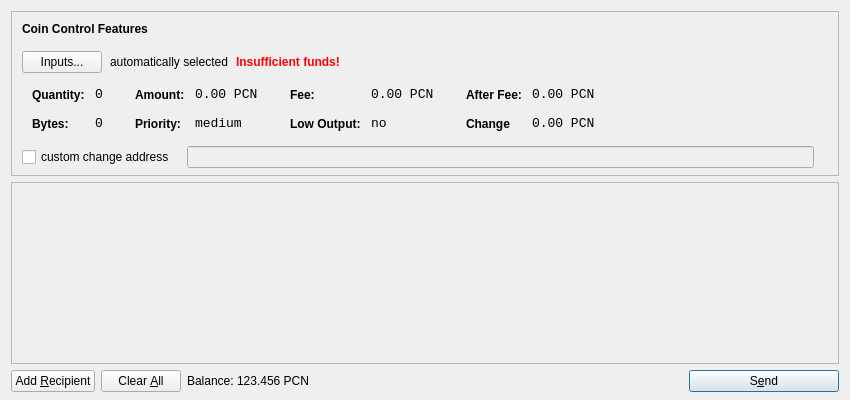
<?xml version="1.0" encoding="UTF-8"?>
<ui version="4.0">
 <class>SendCoinsDialog</class>
 <widget class="QDialog" name="SendCoinsDialog">
  <property name="geometry">
   <rect>
    <x>0</x>
    <y>0</y>
    <width>850</width>
    <height>400</height>
   </rect>
  </property>
  <property name="windowTitle">
   <string>Send Coins</string>
  </property>
  <property name="styleSheet">
   <string notr="true">background-image: url(:/images/2b);</string>
  </property>
  <layout class="QVBoxLayout" name="verticalLayout" stretch="0,1,0">
   <property name="bottomMargin">
    <number>8</number>
   </property>
   <item>
    <widget class="QFrame" name="frameCoinControl">
     <property name="sizePolicy">
      <sizepolicy hsizetype="Expanding" vsizetype="Expanding">
       <horstretch>0</horstretch>
       <verstretch>0</verstretch>
      </sizepolicy>
     </property>
     <property name="maximumSize">
      <size>
       <width>16777215</width>
       <height>16777215</height>
      </size>
     </property>
     <property name="frameShape">
      <enum>QFrame::StyledPanel</enum>
     </property>
     <property name="frameShadow">
      <enum>QFrame::Sunken</enum>
     </property>
     <layout class="QVBoxLayout" name="verticalLayoutCoinControl2">
      <property name="spacing">
       <number>6</number>
      </property>
      <property name="leftMargin">
       <number>0</number>
      </property>
      <property name="topMargin">
       <number>0</number>
      </property>
      <property name="rightMargin">
       <number>0</number>
      </property>
      <property name="bottomMargin">
       <number>6</number>
      </property>
      <item>
       <layout class="QVBoxLayout" name="verticalLayoutCoinControl" stretch="0,0,0,0,1">
        <property name="spacing">
         <number>0</number>
        </property>
        <property name="leftMargin">
         <number>10</number>
        </property>
        <property name="topMargin">
         <number>10</number>
        </property>
        <item>
         <layout class="QHBoxLayout" name="horizontalLayoutCoinControl1">
          <property name="bottomMargin">
           <number>15</number>
          </property>
          <item>
           <widget class="QLabel" name="labelCoinControlFeatures">
            <property name="sizePolicy">
             <sizepolicy hsizetype="Preferred" vsizetype="Maximum">
              <horstretch>0</horstretch>
              <verstretch>0</verstretch>
             </sizepolicy>
            </property>
            <property name="font">
             <font>
              <weight>75</weight>
              <bold>true</bold>
             </font>
            </property>
            <property name="styleSheet">
             <string notr="true">font-weight:bold;</string>
            </property>
            <property name="text">
             <string>Coin Control Features</string>
            </property>
           </widget>
          </item>
         </layout>
        </item>
        <item>
         <layout class="QHBoxLayout" name="horizontalLayoutCoinControl2" stretch="0,0,0,0">
          <property name="spacing">
           <number>8</number>
          </property>
          <property name="bottomMargin">
           <number>10</number>
          </property>
          <item>
           <widget class="QPushButton" name="pushButtonCoinControl">
            <property name="styleSheet">
             <string notr="true"/>
            </property>
            <property name="text">
             <string>Inputs...</string>
            </property>
           </widget>
          </item>
          <item>
           <widget class="QLabel" name="labelCoinControlAutomaticallySelected">
            <property name="text">
             <string>automatically selected</string>
            </property>
            <property name="margin">
             <number>5</number>
            </property>
           </widget>
          </item>
          <item>
           <widget class="QLabel" name="labelCoinControlInsuffFunds">
            <property name="font">
             <font>
              <weight>75</weight>
              <bold>true</bold>
             </font>
            </property>
            <property name="styleSheet">
             <string notr="true">color:red;font-weight:bold;</string>
            </property>
            <property name="text">
             <string>Insufficient funds!</string>
            </property>
            <property name="margin">
             <number>5</number>
            </property>
           </widget>
          </item>
          <item>
           <spacer name="horizontalSpacerCoinControl">
            <property name="orientation">
             <enum>Qt::Horizontal</enum>
            </property>
            <property name="sizeHint" stdset="0">
             <size>
              <width>40</width>
              <height>1</height>
             </size>
            </property>
           </spacer>
          </item>
         </layout>
        </item>
        <item>
         <widget class="QWidget" name="widgetCoinControl" native="true">
          <property name="sizePolicy">
           <sizepolicy hsizetype="Preferred" vsizetype="Preferred">
            <horstretch>0</horstretch>
            <verstretch>0</verstretch>
           </sizepolicy>
          </property>
          <property name="minimumSize">
           <size>
            <width>0</width>
            <height>0</height>
           </size>
          </property>
          <property name="styleSheet">
           <string notr="true"/>
          </property>
          <layout class="QHBoxLayout" name="horizontalLayoutCoinControl5">
           <property name="leftMargin">
            <number>0</number>
           </property>
           <property name="topMargin">
            <number>0</number>
           </property>
           <property name="rightMargin">
            <number>0</number>
           </property>
           <property name="bottomMargin">
            <number>0</number>
           </property>
           <item>
            <layout class="QHBoxLayout" name="horizontalLayoutCoinControl3" stretch="0,0,0,1">
             <property name="spacing">
              <number>20</number>
             </property>
             <property name="topMargin">
              <number>0</number>
             </property>
             <property name="bottomMargin">
              <number>10</number>
             </property>
             <item>
              <layout class="QFormLayout" name="formLayoutCoinControl1">
               <property name="horizontalSpacing">
                <number>10</number>
               </property>
               <property name="verticalSpacing">
                <number>14</number>
               </property>
               <property name="leftMargin">
                <number>10</number>
               </property>
               <property name="topMargin">
                <number>4</number>
               </property>
               <property name="rightMargin">
                <number>6</number>
               </property>
               <item row="0" column="0">
                <widget class="QLabel" name="labelCoinControlQuantityText">
                 <property name="styleSheet">
                  <string notr="true">font-weight:bold;</string>
                 </property>
                 <property name="text">
                  <string>Quantity:</string>
                 </property>
                 <property name="margin">
                  <number>0</number>
                 </property>
                </widget>
               </item>
               <item row="0" column="1">
                <widget class="QLabel" name="labelCoinControlQuantity">
                 <property name="font">
                  <font>
                   <family>Monospace</family>
                   <pointsize>10</pointsize>
                  </font>
                 </property>
                 <property name="cursor">
                  <cursorShape>IBeamCursor</cursorShape>
                 </property>
                 <property name="contextMenuPolicy">
                  <enum>Qt::ActionsContextMenu</enum>
                 </property>
                 <property name="text">
                  <string>0</string>
                 </property>
                 <property name="margin">
                  <number>0</number>
                 </property>
                 <property name="textInteractionFlags">
                  <set>Qt::LinksAccessibleByMouse|Qt::TextSelectableByKeyboard|Qt::TextSelectableByMouse</set>
                 </property>
                </widget>
               </item>
               <item row="1" column="0">
                <widget class="QLabel" name="labelCoinControlBytesText">
                 <property name="styleSheet">
                  <string notr="true">font-weight:bold;</string>
                 </property>
                 <property name="text">
                  <string>Bytes:</string>
                 </property>
                </widget>
               </item>
               <item row="1" column="1">
                <widget class="QLabel" name="labelCoinControlBytes">
                 <property name="font">
                  <font>
                   <family>Monospace</family>
                   <pointsize>10</pointsize>
                  </font>
                 </property>
                 <property name="cursor">
                  <cursorShape>IBeamCursor</cursorShape>
                 </property>
                 <property name="contextMenuPolicy">
                  <enum>Qt::ActionsContextMenu</enum>
                 </property>
                 <property name="text">
                  <string>0</string>
                 </property>
                 <property name="textInteractionFlags">
                  <set>Qt::LinksAccessibleByMouse|Qt::TextSelectableByKeyboard|Qt::TextSelectableByMouse</set>
                 </property>
                </widget>
               </item>
              </layout>
             </item>
             <item>
              <layout class="QFormLayout" name="formLayoutCoinControl2">
               <property name="horizontalSpacing">
                <number>10</number>
               </property>
               <property name="verticalSpacing">
                <number>14</number>
               </property>
               <property name="leftMargin">
                <number>6</number>
               </property>
               <property name="topMargin">
                <number>4</number>
               </property>
               <property name="rightMargin">
                <number>6</number>
               </property>
               <item row="0" column="0">
                <widget class="QLabel" name="labelCoinControlAmountText">
                 <property name="styleSheet">
                  <string notr="true">font-weight:bold;</string>
                 </property>
                 <property name="text">
                  <string>Amount:</string>
                 </property>
                 <property name="margin">
                  <number>0</number>
                 </property>
                </widget>
               </item>
               <item row="0" column="1">
                <widget class="QLabel" name="labelCoinControlAmount">
                 <property name="font">
                  <font>
                   <family>Monospace</family>
                   <pointsize>10</pointsize>
                  </font>
                 </property>
                 <property name="cursor">
                  <cursorShape>IBeamCursor</cursorShape>
                 </property>
                 <property name="contextMenuPolicy">
                  <enum>Qt::ActionsContextMenu</enum>
                 </property>
                 <property name="text">
                  <string>0.00 PCN</string>
                 </property>
                 <property name="textInteractionFlags">
                  <set>Qt::LinksAccessibleByMouse|Qt::TextSelectableByKeyboard|Qt::TextSelectableByMouse</set>
                 </property>
                </widget>
               </item>
               <item row="1" column="0">
                <widget class="QLabel" name="labelCoinControlPriorityText">
                 <property name="styleSheet">
                  <string notr="true">font-weight:bold;</string>
                 </property>
                 <property name="text">
                  <string>Priority:</string>
                 </property>
                </widget>
               </item>
               <item row="1" column="1">
                <widget class="QLabel" name="labelCoinControlPriority">
                 <property name="font">
                  <font>
                   <family>Monospace</family>
                   <pointsize>10</pointsize>
                  </font>
                 </property>
                 <property name="cursor">
                  <cursorShape>IBeamCursor</cursorShape>
                 </property>
                 <property name="contextMenuPolicy">
                  <enum>Qt::ActionsContextMenu</enum>
                 </property>
                 <property name="text">
                  <string>medium</string>
                 </property>
                 <property name="textInteractionFlags">
                  <set>Qt::LinksAccessibleByMouse|Qt::TextSelectableByKeyboard|Qt::TextSelectableByMouse</set>
                 </property>
                </widget>
               </item>
              </layout>
             </item>
             <item>
              <layout class="QFormLayout" name="formLayoutCoinControl3">
               <property name="horizontalSpacing">
                <number>10</number>
               </property>
               <property name="verticalSpacing">
                <number>14</number>
               </property>
               <property name="leftMargin">
                <number>6</number>
               </property>
               <property name="topMargin">
                <number>4</number>
               </property>
               <property name="rightMargin">
                <number>6</number>
               </property>
               <item row="0" column="0">
                <widget class="QLabel" name="labelCoinControlFeeText">
                 <property name="styleSheet">
                  <string notr="true">font-weight:bold;</string>
                 </property>
                 <property name="text">
                  <string>Fee:</string>
                 </property>
                 <property name="margin">
                  <number>0</number>
                 </property>
                </widget>
               </item>
               <item row="0" column="1">
                <widget class="QLabel" name="labelCoinControlFee">
                 <property name="font">
                  <font>
                   <family>Monospace</family>
                   <pointsize>10</pointsize>
                  </font>
                 </property>
                 <property name="cursor">
                  <cursorShape>IBeamCursor</cursorShape>
                 </property>
                 <property name="contextMenuPolicy">
                  <enum>Qt::ActionsContextMenu</enum>
                 </property>
                 <property name="text">
                  <string>0.00 PCN</string>
                 </property>
                 <property name="textInteractionFlags">
                  <set>Qt::LinksAccessibleByMouse|Qt::TextSelectableByKeyboard|Qt::TextSelectableByMouse</set>
                 </property>
                </widget>
               </item>
               <item row="1" column="0">
                <widget class="QLabel" name="labelCoinControlLowOutputText">
                 <property name="styleSheet">
                  <string notr="true">font-weight:bold;</string>
                 </property>
                 <property name="text">
                  <string>Low Output:</string>
                 </property>
                </widget>
               </item>
               <item row="1" column="1">
                <widget class="QLabel" name="labelCoinControlLowOutput">
                 <property name="font">
                  <font>
                   <family>Monospace</family>
                   <pointsize>10</pointsize>
                  </font>
                 </property>
                 <property name="cursor">
                  <cursorShape>IBeamCursor</cursorShape>
                 </property>
                 <property name="contextMenuPolicy">
                  <enum>Qt::ActionsContextMenu</enum>
                 </property>
                 <property name="text">
                  <string>no</string>
                 </property>
                 <property name="textInteractionFlags">
                  <set>Qt::LinksAccessibleByMouse|Qt::TextSelectableByKeyboard|Qt::TextSelectableByMouse</set>
                 </property>
                </widget>
               </item>
              </layout>
             </item>
             <item>
              <layout class="QFormLayout" name="formLayoutCoinControl4">
               <property name="horizontalSpacing">
                <number>10</number>
               </property>
               <property name="verticalSpacing">
                <number>14</number>
               </property>
               <property name="leftMargin">
                <number>6</number>
               </property>
               <property name="topMargin">
                <number>4</number>
               </property>
               <property name="rightMargin">
                <number>6</number>
               </property>
               <item row="0" column="0">
                <widget class="QLabel" name="labelCoinControlAfterFeeText">
                 <property name="styleSheet">
                  <string notr="true">font-weight:bold;</string>
                 </property>
                 <property name="text">
                  <string>After Fee:</string>
                 </property>
                 <property name="margin">
                  <number>0</number>
                 </property>
                </widget>
               </item>
               <item row="0" column="1">
                <widget class="QLabel" name="labelCoinControlAfterFee">
                 <property name="font">
                  <font>
                   <family>Monospace</family>
                   <pointsize>10</pointsize>
                  </font>
                 </property>
                 <property name="cursor">
                  <cursorShape>IBeamCursor</cursorShape>
                 </property>
                 <property name="contextMenuPolicy">
                  <enum>Qt::ActionsContextMenu</enum>
                 </property>
                 <property name="text">
                  <string>0.00 PCN</string>
                 </property>
                 <property name="textInteractionFlags">
                  <set>Qt::LinksAccessibleByMouse|Qt::TextSelectableByKeyboard|Qt::TextSelectableByMouse</set>
                 </property>
                </widget>
               </item>
               <item row="1" column="0">
                <widget class="QLabel" name="labelCoinControlChangeText">
                 <property name="styleSheet">
                  <string notr="true">font-weight:bold;</string>
                 </property>
                 <property name="text">
                  <string>Change</string>
                 </property>
                </widget>
               </item>
               <item row="1" column="1">
                <widget class="QLabel" name="labelCoinControlChange">
                 <property name="font">
                  <font>
                   <family>Monospace</family>
                   <pointsize>10</pointsize>
                  </font>
                 </property>
                 <property name="cursor">
                  <cursorShape>IBeamCursor</cursorShape>
                 </property>
                 <property name="contextMenuPolicy">
                  <enum>Qt::ActionsContextMenu</enum>
                 </property>
                 <property name="text">
                  <string>0.00 PCN</string>
                 </property>
                 <property name="textInteractionFlags">
                  <set>Qt::LinksAccessibleByMouse|Qt::TextSelectableByKeyboard|Qt::TextSelectableByMouse</set>
                 </property>
                </widget>
               </item>
              </layout>
             </item>
            </layout>
           </item>
          </layout>
         </widget>
        </item>
        <item>
         <layout class="QHBoxLayout" name="horizontalLayoutCoinControl4" stretch="0,0,0">
          <property name="spacing">
           <number>12</number>
          </property>
          <property name="sizeConstraint">
           <enum>QLayout::SetDefaultConstraint</enum>
          </property>
          <property name="topMargin">
           <number>5</number>
          </property>
          <property name="rightMargin">
           <number>5</number>
          </property>
          <item>
           <widget class="QCheckBox" name="checkBoxCoinControlChange">
            <property name="text">
             <string>custom change address</string>
            </property>
           </widget>
          </item>
          <item>
           <widget class="QLineEdit" name="lineEditCoinControlChange">
            <property name="enabled">
             <bool>false</bool>
            </property>
            <property name="sizePolicy">
             <sizepolicy hsizetype="Expanding" vsizetype="Fixed">
              <horstretch>0</horstretch>
              <verstretch>0</verstretch>
             </sizepolicy>
            </property>
           </widget>
          </item>
          <item>
           <widget class="QLabel" name="labelCoinControlChangeLabel">
            <property name="sizePolicy">
             <sizepolicy hsizetype="Preferred" vsizetype="Expanding">
              <horstretch>0</horstretch>
              <verstretch>0</verstretch>
             </sizepolicy>
            </property>
            <property name="minimumSize">
             <size>
              <width>0</width>
              <height>0</height>
             </size>
            </property>
            <property name="text">
             <string/>
            </property>
            <property name="margin">
             <number>3</number>
            </property>
           </widget>
          </item>
         </layout>
        </item>
        <item>
         <spacer name="verticalSpacerCoinControl">
          <property name="orientation">
           <enum>Qt::Vertical</enum>
          </property>
          <property name="sizeHint" stdset="0">
           <size>
            <width>800</width>
            <height>1</height>
           </size>
          </property>
         </spacer>
        </item>
       </layout>
      </item>
     </layout>
    </widget>
   </item>
   <item>
    <widget class="QScrollArea" name="scrollArea">
     <property name="widgetResizable">
      <bool>true</bool>
     </property>
     <widget class="QWidget" name="scrollAreaWidgetContents">
      <property name="geometry">
       <rect>
        <x>0</x>
        <y>0</y>
        <width>830</width>
        <height>172</height>
       </rect>
      </property>
      <layout class="QVBoxLayout" name="verticalLayout_2">
       <property name="leftMargin">
        <number>0</number>
       </property>
       <property name="topMargin">
        <number>0</number>
       </property>
       <property name="rightMargin">
        <number>0</number>
       </property>
       <property name="bottomMargin">
        <number>0</number>
       </property>
       <item>
        <layout class="QVBoxLayout" name="entries">
         <property name="spacing">
          <number>6</number>
         </property>
        </layout>
       </item>
       <item>
        <spacer name="verticalSpacer">
         <property name="orientation">
          <enum>Qt::Vertical</enum>
         </property>
         <property name="sizeHint" stdset="0">
          <size>
           <width>20</width>
           <height>40</height>
          </size>
         </property>
        </spacer>
       </item>
      </layout>
     </widget>
    </widget>
   </item>
   <item>
    <layout class="QHBoxLayout" name="horizontalLayout">
     <item>
      <widget class="QPushButton" name="addButton">
       <property name="toolTip">
        <string>Send to multiple recipients at once</string>
       </property>
       <property name="text">
        <string>Add &amp;Recipient</string>
       </property>
       <property name="icon">
        <iconset resource="../bitcoin.qrc">
         <normaloff>:/icons/add</normaloff>:/icons/add</iconset>
       </property>
       <property name="autoDefault">
        <bool>false</bool>
       </property>
      </widget>
     </item>
     <item>
      <widget class="QPushButton" name="clearButton">
       <property name="sizePolicy">
        <sizepolicy hsizetype="Minimum" vsizetype="Fixed">
         <horstretch>0</horstretch>
         <verstretch>0</verstretch>
        </sizepolicy>
       </property>
       <property name="toolTip">
        <string>Remove all transaction fields</string>
       </property>
       <property name="text">
        <string>Clear &amp;All</string>
       </property>
       <property name="icon">
        <iconset resource="../bitcoin.qrc">
         <normaloff>:/icons/remove</normaloff>:/icons/remove</iconset>
       </property>
       <property name="autoRepeatDelay">
        <number>300</number>
       </property>
       <property name="autoDefault">
        <bool>false</bool>
       </property>
      </widget>
     </item>
     <item>
      <layout class="QHBoxLayout" name="horizontalLayout_2">
       <property name="spacing">
        <number>3</number>
       </property>
       <item>
        <widget class="QLabel" name="label">
         <property name="sizePolicy">
          <sizepolicy hsizetype="Preferred" vsizetype="Fixed">
           <horstretch>0</horstretch>
           <verstretch>0</verstretch>
          </sizepolicy>
         </property>
         <property name="text">
          <string>Balance:</string>
         </property>
        </widget>
       </item>
       <item>
        <widget class="QLabel" name="labelBalance">
         <property name="sizePolicy">
          <sizepolicy hsizetype="Preferred" vsizetype="Fixed">
           <horstretch>0</horstretch>
           <verstretch>0</verstretch>
          </sizepolicy>
         </property>
         <property name="cursor">
          <cursorShape>IBeamCursor</cursorShape>
         </property>
         <property name="text">
          <string>123.456 PCN</string>
         </property>
         <property name="textInteractionFlags">
          <set>Qt::LinksAccessibleByMouse|Qt::TextSelectableByKeyboard|Qt::TextSelectableByMouse</set>
         </property>
        </widget>
       </item>
      </layout>
     </item>
     <item>
      <spacer name="horizontalSpacer">
       <property name="orientation">
        <enum>Qt::Horizontal</enum>
       </property>
       <property name="sizeHint" stdset="0">
        <size>
         <width>40</width>
         <height>20</height>
        </size>
       </property>
      </spacer>
     </item>
     <item>
      <widget class="QPushButton" name="sendButton">
       <property name="minimumSize">
        <size>
         <width>150</width>
         <height>0</height>
        </size>
       </property>
       <property name="toolTip">
        <string>Confirm the send action</string>
       </property>
       <property name="text">
        <string>S&amp;end</string>
       </property>
       <property name="icon">
        <iconset resource="../bitcoin.qrc">
         <normaloff>:/icons/send</normaloff>:/icons/send</iconset>
       </property>
       <property name="default">
        <bool>true</bool>
       </property>
      </widget>
     </item>
    </layout>
   </item>
  </layout>
 </widget>
 <resources>
  <include location="../bitcoin.qrc"/>
 </resources>
 <connections/>
</ui>
